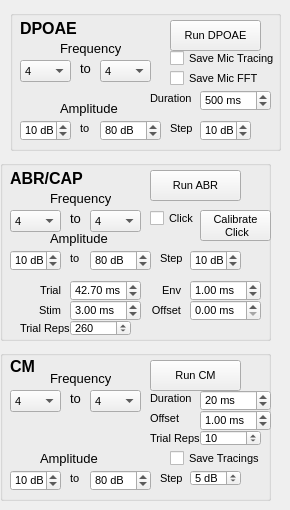
    <widget class="QWidget" name="tab_7">
     <attribute name="title">
      <string>DPOAE / ABR</string>
     </attribute>
     <widget class="QGroupBox" name="DPOAE_groupBox">
      <property name="geometry">
       <rect>
        <x>10</x>
        <y>10</y>
        <width>271</width>
        <height>141</height>
       </rect>
      </property>
      <property name="font">
       <font>
        <pointsize>8</pointsize>
       </font>
      </property>
      <property name="title">
       <string/>
      </property>
      <property name="checkable">
       <bool>false</bool>
      </property>
      <widget class="QLabel" name="label_31">
       <property name="geometry">
        <rect>
         <x>10</x>
         <y>10</y>
         <width>71</width>
         <height>16</height>
        </rect>
       </property>
       <property name="font">
        <font>
         <pointsize>12</pointsize>
         <weight>75</weight>
         <bold>true</bold>
        </font>
       </property>
       <property name="text">
        <string>DPOAE</string>
       </property>
      </widget>
      <widget class="QPushButton" name="runDPOAE_pushButton">
       <property name="geometry">
        <rect>
         <x>160</x>
         <y>10</y>
         <width>91</width>
         <height>31</height>
        </rect>
       </property>
       <property name="text">
        <string>Run DPOAE</string>
       </property>
       <property name="checkable">
        <bool>true</bool>
       </property>
      </widget>
      <widget class="QDoubleSpinBox" name="DPOAE_stimDuration_dblSpinBox">
       <property name="geometry">
        <rect>
         <x>190</x>
         <y>80</y>
         <width>71</width>
         <height>21</height>
        </rect>
       </property>
       <property name="suffix">
        <string> ms</string>
       </property>
       <property name="decimals">
        <number>0</number>
       </property>
       <property name="minimum">
        <double>5.000000000000000</double>
       </property>
       <property name="maximum">
        <double>5000.000000000000000</double>
       </property>
       <property name="value">
        <double>500.000000000000000</double>
       </property>
      </widget>
      <widget class="QLabel" name="label_34">
       <property name="geometry">
        <rect>
         <x>140</x>
         <y>80</y>
         <width>41</width>
         <height>16</height>
        </rect>
       </property>
       <property name="text">
        <string>Duration</string>
       </property>
      </widget>
      <widget class="QComboBox" name="DPOAE_freqLow_comboBox">
       <property name="geometry">
        <rect>
         <x>10</x>
         <y>50</y>
         <width>51</width>
         <height>22</height>
        </rect>
       </property>
       <property name="currentIndex">
        <number>0</number>
       </property>
       <item>
        <property name="text">
         <string>4</string>
        </property>
       </item>
      </widget>
      <widget class="QLabel" name="label_38">
       <property name="geometry">
        <rect>
         <x>50</x>
         <y>30</y>
         <width>61</width>
         <height>16</height>
        </rect>
       </property>
       <property name="font">
        <font>
         <pointsize>10</pointsize>
         <weight>50</weight>
         <bold>false</bold>
        </font>
       </property>
       <property name="text">
        <string>Frequency</string>
       </property>
      </widget>
      <widget class="QComboBox" name="DPOAE_freqHigh_comboBox">
       <property name="geometry">
        <rect>
         <x>90</x>
         <y>50</y>
         <width>51</width>
         <height>22</height>
        </rect>
       </property>
       <property name="currentIndex">
        <number>0</number>
       </property>
       <item>
        <property name="text">
         <string>4</string>
        </property>
       </item>
      </widget>
      <widget class="QLabel" name="label_39">
       <property name="geometry">
        <rect>
         <x>70</x>
         <y>50</y>
         <width>21</width>
         <height>16</height>
        </rect>
       </property>
       <property name="font">
        <font>
         <pointsize>10</pointsize>
         <weight>50</weight>
         <bold>false</bold>
        </font>
       </property>
       <property name="text">
        <string>to</string>
       </property>
      </widget>
      <widget class="QLabel" name="label_40">
       <property name="geometry">
        <rect>
         <x>50</x>
         <y>90</y>
         <width>71</width>
         <height>16</height>
        </rect>
       </property>
       <property name="font">
        <font>
         <pointsize>10</pointsize>
         <weight>50</weight>
         <bold>false</bold>
        </font>
       </property>
       <property name="text">
        <string>Amplitude</string>
       </property>
      </widget>
      <widget class="QSpinBox" name="DPOAE_ampLow_spinBox">
       <property name="geometry">
        <rect>
         <x>10</x>
         <y>110</y>
         <width>51</width>
         <height>21</height>
        </rect>
       </property>
       <property name="suffix">
        <string> dB</string>
       </property>
       <property name="maximum">
        <number>120</number>
       </property>
       <property name="singleStep">
        <number>10</number>
       </property>
       <property name="value">
        <number>10</number>
       </property>
      </widget>
      <widget class="QLabel" name="label_41">
       <property name="geometry">
        <rect>
         <x>70</x>
         <y>110</y>
         <width>21</width>
         <height>16</height>
        </rect>
       </property>
       <property name="text">
        <string>to</string>
       </property>
      </widget>
      <widget class="QSpinBox" name="DPOAE_ampHigh_spinBox">
       <property name="geometry">
        <rect>
         <x>90</x>
         <y>110</y>
         <width>61</width>
         <height>21</height>
        </rect>
       </property>
       <property name="suffix">
        <string> dB</string>
       </property>
       <property name="maximum">
        <number>120</number>
       </property>
       <property name="singleStep">
        <number>10</number>
       </property>
       <property name="value">
        <number>80</number>
       </property>
      </widget>
      <widget class="QSpinBox" name="DPOAE_ampDelta_spinBox">
       <property name="geometry">
        <rect>
         <x>190</x>
         <y>110</y>
         <width>51</width>
         <height>21</height>
        </rect>
       </property>
       <property name="suffix">
        <string> dB</string>
       </property>
       <property name="maximum">
        <number>120</number>
       </property>
       <property name="singleStep">
        <number>5</number>
       </property>
       <property name="value">
        <number>10</number>
       </property>
      </widget>
      <widget class="QLabel" name="label_42">
       <property name="geometry">
        <rect>
         <x>160</x>
         <y>110</y>
         <width>31</width>
         <height>16</height>
        </rect>
       </property>
       <property name="text">
        <string>Step</string>
       </property>
      </widget>
      <widget class="QCheckBox" name="DPOAE_saveMicData_checkBox">
       <property name="geometry">
        <rect>
         <x>160</x>
         <y>40</y>
         <width>111</width>
         <height>17</height>
        </rect>
       </property>
       <property name="text">
        <string>Save Mic Tracing</string>
       </property>
      </widget>
      <widget class="QCheckBox" name="DPOAE_saveMicFFT_checkBox">
       <property name="geometry">
        <rect>
         <x>160</x>
         <y>60</y>
         <width>91</width>
         <height>17</height>
        </rect>
       </property>
       <property name="text">
        <string>Save Mic FFT</string>
       </property>
      </widget>
     </widget>
     <widget class="QGroupBox" name="ABR_groupBox">
      <property name="geometry">
       <rect>
        <x>0</x>
        <y>160</y>
        <width>271</width>
        <height>181</height>
       </rect>
      </property>
      <property name="font">
       <font>
        <pointsize>8</pointsize>
       </font>
      </property>
      <property name="title">
       <string/>
      </property>
      <property name="checkable">
       <bool>false</bool>
      </property>
      <widget class="QLabel" name="label_33">
       <property name="geometry">
        <rect>
         <x>10</x>
         <y>10</y>
         <width>81</width>
         <height>16</height>
        </rect>
       </property>
       <property name="font">
        <font>
         <pointsize>12</pointsize>
         <weight>75</weight>
         <bold>true</bold>
        </font>
       </property>
       <property name="text">
        <string>ABR/CAP</string>
       </property>
      </widget>
      <widget class="QPushButton" name="runABR_pushButton">
       <property name="geometry">
        <rect>
         <x>150</x>
         <y>10</y>
         <width>91</width>
         <height>31</height>
        </rect>
       </property>
       <property name="text">
        <string>Run ABR</string>
       </property>
       <property name="checkable">
        <bool>true</bool>
       </property>
      </widget>
      <widget class="QComboBox" name="ABR_freqLow_comboBox">
       <property name="geometry">
        <rect>
         <x>10</x>
         <y>50</y>
         <width>51</width>
         <height>22</height>
        </rect>
       </property>
       <property name="currentIndex">
        <number>0</number>
       </property>
       <item>
        <property name="text">
         <string>4</string>
        </property>
       </item>
      </widget>
      <widget class="QLabel" name="label_45">
       <property name="geometry">
        <rect>
         <x>50</x>
         <y>30</y>
         <width>61</width>
         <height>16</height>
        </rect>
       </property>
       <property name="font">
        <font>
         <pointsize>10</pointsize>
         <weight>50</weight>
         <bold>false</bold>
        </font>
       </property>
       <property name="text">
        <string>Frequency</string>
       </property>
      </widget>
      <widget class="QComboBox" name="ABR_freqHigh_comboBox">
       <property name="geometry">
        <rect>
         <x>90</x>
         <y>50</y>
         <width>51</width>
         <height>22</height>
        </rect>
       </property>
       <property name="currentIndex">
        <number>0</number>
       </property>
       <item>
        <property name="text">
         <string>4</string>
        </property>
       </item>
      </widget>
      <widget class="QLabel" name="label_46">
       <property name="geometry">
        <rect>
         <x>70</x>
         <y>50</y>
         <width>16</width>
         <height>16</height>
        </rect>
       </property>
       <property name="font">
        <font>
         <pointsize>10</pointsize>
         <weight>50</weight>
         <bold>false</bold>
        </font>
       </property>
       <property name="text">
        <string>to</string>
       </property>
      </widget>
      <widget class="QLabel" name="label_47">
       <property name="geometry">
        <rect>
         <x>50</x>
         <y>70</y>
         <width>71</width>
         <height>16</height>
        </rect>
       </property>
       <property name="font">
        <font>
         <pointsize>10</pointsize>
         <weight>50</weight>
         <bold>false</bold>
        </font>
       </property>
       <property name="text">
        <string>Amplitude</string>
       </property>
      </widget>
      <widget class="QSpinBox" name="ABRampLow_spinBox">
       <property name="geometry">
        <rect>
         <x>10</x>
         <y>90</y>
         <width>51</width>
         <height>21</height>
        </rect>
       </property>
       <property name="suffix">
        <string> dB</string>
       </property>
       <property name="maximum">
        <number>120</number>
       </property>
       <property name="singleStep">
        <number>10</number>
       </property>
       <property name="value">
        <number>10</number>
       </property>
      </widget>
      <widget class="QLabel" name="label_48">
       <property name="geometry">
        <rect>
         <x>70</x>
         <y>90</y>
         <width>21</width>
         <height>16</height>
        </rect>
       </property>
       <property name="text">
        <string>to</string>
       </property>
      </widget>
      <widget class="QSpinBox" name="ABRampHigh_spinBox">
       <property name="geometry">
        <rect>
         <x>90</x>
         <y>90</y>
         <width>61</width>
         <height>21</height>
        </rect>
       </property>
       <property name="suffix">
        <string> dB</string>
       </property>
       <property name="maximum">
        <number>120</number>
       </property>
       <property name="singleStep">
        <number>10</number>
       </property>
       <property name="value">
        <number>80</number>
       </property>
      </widget>
      <widget class="QSpinBox" name="ABRampDelta_spinBox">
       <property name="geometry">
        <rect>
         <x>190</x>
         <y>90</y>
         <width>51</width>
         <height>21</height>
        </rect>
       </property>
       <property name="suffix">
        <string> dB</string>
       </property>
       <property name="maximum">
        <number>120</number>
       </property>
       <property name="singleStep">
        <number>5</number>
       </property>
       <property name="value">
        <number>10</number>
       </property>
      </widget>
      <widget class="QLabel" name="label_49">
       <property name="geometry">
        <rect>
         <x>160</x>
         <y>90</y>
         <width>31</width>
         <height>16</height>
        </rect>
       </property>
       <property name="text">
        <string>Step</string>
       </property>
      </widget>
      <widget class="QDoubleSpinBox" name="ABRtrialDuration_dblSpinBox">
       <property name="geometry">
        <rect>
         <x>70</x>
         <y>120</y>
         <width>71</width>
         <height>21</height>
        </rect>
       </property>
       <property name="suffix">
        <string> ms</string>
       </property>
       <property name="minimum">
        <double>0.010000000000000</double>
       </property>
       <property name="maximum">
        <double>1000.000000000000000</double>
       </property>
       <property name="singleStep">
        <double>0.250000000000000</double>
       </property>
       <property name="value">
        <double>42.700000000000003</double>
       </property>
      </widget>
      <widget class="QLabel" name="label_70">
       <property name="geometry">
        <rect>
         <x>20</x>
         <y>120</y>
         <width>41</width>
         <height>20</height>
        </rect>
       </property>
       <property name="text">
        <string>Trial</string>
       </property>
       <property name="alignment">
        <set>Qt::AlignRight|Qt::AlignTrailing|Qt::AlignVCenter</set>
       </property>
      </widget>
      <widget class="QCheckBox" name="ABR_click_checkBox">
       <property name="geometry">
        <rect>
         <x>150</x>
         <y>50</y>
         <width>51</width>
         <height>17</height>
        </rect>
       </property>
       <property name="text">
        <string>Click</string>
       </property>
      </widget>
      <widget class="QDoubleSpinBox" name="ABRstimDuration_dblSpinBox">
       <property name="geometry">
        <rect>
         <x>70</x>
         <y>140</y>
         <width>71</width>
         <height>21</height>
        </rect>
       </property>
       <property name="suffix">
        <string> ms</string>
       </property>
       <property name="minimum">
        <double>0.010000000000000</double>
       </property>
       <property name="maximum">
        <double>1000.000000000000000</double>
       </property>
       <property name="singleStep">
        <double>0.250000000000000</double>
       </property>
       <property name="value">
        <double>3.000000000000000</double>
       </property>
      </widget>
      <widget class="QLabel" name="label_44">
       <property name="geometry">
        <rect>
         <x>20</x>
         <y>140</y>
         <width>41</width>
         <height>20</height>
        </rect>
       </property>
       <property name="text">
        <string>Stim</string>
       </property>
       <property name="alignment">
        <set>Qt::AlignRight|Qt::AlignTrailing|Qt::AlignVCenter</set>
       </property>
      </widget>
      <widget class="QDoubleSpinBox" name="ABRstimEnvelope_dblSpinBox">
       <property name="geometry">
        <rect>
         <x>190</x>
         <y>120</y>
         <width>71</width>
         <height>21</height>
        </rect>
       </property>
       <property name="suffix">
        <string> ms</string>
       </property>
       <property name="minimum">
        <double>0.010000000000000</double>
       </property>
       <property name="maximum">
        <double>1000.000000000000000</double>
       </property>
       <property name="singleStep">
        <double>0.250000000000000</double>
       </property>
       <property name="value">
        <double>1.000000000000000</double>
       </property>
      </widget>
      <widget class="QLabel" name="label_71">
       <property name="geometry">
        <rect>
         <x>140</x>
         <y>120</y>
         <width>41</width>
         <height>20</height>
        </rect>
       </property>
       <property name="text">
        <string>Env</string>
       </property>
       <property name="alignment">
        <set>Qt::AlignRight|Qt::AlignTrailing|Qt::AlignVCenter</set>
       </property>
      </widget>
      <widget class="QDoubleSpinBox" name="ABRstimOffset_dblSpinBox">
       <property name="geometry">
        <rect>
         <x>190</x>
         <y>140</y>
         <width>71</width>
         <height>21</height>
        </rect>
       </property>
       <property name="suffix">
        <string> ms</string>
       </property>
       <property name="minimum">
        <double>0.000000000000000</double>
       </property>
       <property name="maximum">
        <double>1000.000000000000000</double>
       </property>
       <property name="singleStep">
        <double>0.250000000000000</double>
       </property>
       <property name="value">
        <double>0.000000000000000</double>
       </property>
      </widget>
      <widget class="QLabel" name="label_72">
       <property name="geometry">
        <rect>
         <x>140</x>
         <y>140</y>
         <width>41</width>
         <height>20</height>
        </rect>
       </property>
       <property name="text">
        <string>Offset</string>
       </property>
       <property name="alignment">
        <set>Qt::AlignRight|Qt::AlignTrailing|Qt::AlignVCenter</set>
       </property>
      </widget>
      <widget class="QSpinBox" name="ABRtrialReps_spinBox">
       <property name="geometry">
        <rect>
         <x>70</x>
         <y>160</y>
         <width>61</width>
         <height>16</height>
        </rect>
       </property>
       <property name="suffix">
        <string/>
       </property>
       <property name="minimum">
        <number>1</number>
       </property>
       <property name="maximum">
        <number>500</number>
       </property>
       <property name="singleStep">
        <number>20</number>
       </property>
       <property name="value">
        <number>260</number>
       </property>
      </widget>
      <widget class="QLabel" name="label_43">
       <property name="geometry">
        <rect>
         <x>20</x>
         <y>160</y>
         <width>51</width>
         <height>16</height>
        </rect>
       </property>
       <property name="text">
        <string>Trial Reps</string>
       </property>
      </widget>
      <widget class="QPushButton" name="ABR_calClick_pushButton">
       <property name="geometry">
        <rect>
         <x>200</x>
         <y>50</y>
         <width>71</width>
         <height>31</height>
        </rect>
       </property>
       <property name="text">
        <string>Calibrate
 Click</string>
       </property>
       <property name="checkable">
        <bool>false</bool>
       </property>
      </widget>
     </widget>
     <widget class="QGroupBox" name="CM_groupBox">
      <property name="geometry">
       <rect>
        <x>0</x>
        <y>350</y>
        <width>271</width>
        <height>151</height>
       </rect>
      </property>
      <property name="font">
       <font>
        <pointsize>8</pointsize>
       </font>
      </property>
      <property name="title">
       <string/>
      </property>
      <property name="checkable">
       <bool>false</bool>
      </property>
      <widget class="QLabel" name="label_10">
       <property name="geometry">
        <rect>
         <x>10</x>
         <y>10</y>
         <width>47</width>
         <height>13</height>
        </rect>
       </property>
       <property name="font">
        <font>
         <pointsize>12</pointsize>
         <weight>75</weight>
         <bold>true</bold>
        </font>
       </property>
       <property name="text">
        <string>CM</string>
       </property>
      </widget>
      <widget class="QPushButton" name="runCM_pushButton">
       <property name="geometry">
        <rect>
         <x>150</x>
         <y>10</y>
         <width>91</width>
         <height>31</height>
        </rect>
       </property>
       <property name="text">
        <string>Run CM</string>
       </property>
       <property name="checkable">
        <bool>true</bool>
       </property>
      </widget>
      <widget class="QLabel" name="label_13">
       <property name="geometry">
        <rect>
         <x>150</x>
         <y>80</y>
         <width>51</width>
         <height>16</height>
        </rect>
       </property>
       <property name="text">
        <string>Trial Reps</string>
       </property>
      </widget>
      <widget class="QDoubleSpinBox" name="CMstimDuration_dblSpinBox">
       <property name="geometry">
        <rect>
         <x>200</x>
         <y>40</y>
         <width>71</width>
         <height>21</height>
        </rect>
       </property>
       <property name="suffix">
        <string> ms</string>
       </property>
       <property name="decimals">
        <number>0</number>
       </property>
       <property name="minimum">
        <double>5.000000000000000</double>
       </property>
       <property name="maximum">
        <double>500.000000000000000</double>
       </property>
       <property name="value">
        <double>20.000000000000000</double>
       </property>
      </widget>
      <widget class="QLabel" name="label_12">
       <property name="geometry">
        <rect>
         <x>150</x>
         <y>40</y>
         <width>41</width>
         <height>16</height>
        </rect>
       </property>
       <property name="text">
        <string>Duration</string>
       </property>
      </widget>
      <widget class="QSpinBox" name="CMtrialReps_spinBox">
       <property name="geometry">
        <rect>
         <x>200</x>
         <y>80</y>
         <width>61</width>
         <height>16</height>
        </rect>
       </property>
       <property name="suffix">
        <string/>
       </property>
       <property name="minimum">
        <number>1</number>
       </property>
       <property name="maximum">
        <number>500</number>
       </property>
       <property name="singleStep">
        <number>20</number>
       </property>
       <property name="value">
        <number>10</number>
       </property>
      </widget>
      <widget class="QComboBox" name="CM_freqLow_comboBox">
       <property name="geometry">
        <rect>
         <x>10</x>
         <y>40</y>
         <width>51</width>
         <height>22</height>
        </rect>
       </property>
       <property name="currentIndex">
        <number>0</number>
       </property>
       <item>
        <property name="text">
         <string>4</string>
        </property>
       </item>
      </widget>
      <widget class="QLabel" name="label_27">
       <property name="geometry">
        <rect>
         <x>50</x>
         <y>20</y>
         <width>61</width>
         <height>16</height>
        </rect>
       </property>
       <property name="font">
        <font>
         <pointsize>10</pointsize>
         <weight>50</weight>
         <bold>false</bold>
        </font>
       </property>
       <property name="text">
        <string>Frequency</string>
       </property>
      </widget>
      <widget class="QComboBox" name="CM_freqHigh_comboBox">
       <property name="geometry">
        <rect>
         <x>90</x>
         <y>40</y>
         <width>51</width>
         <height>22</height>
        </rect>
       </property>
       <property name="currentIndex">
        <number>0</number>
       </property>
       <item>
        <property name="text">
         <string>4</string>
        </property>
       </item>
      </widget>
      <widget class="QLabel" name="label_30">
       <property name="geometry">
        <rect>
         <x>70</x>
         <y>40</y>
         <width>16</width>
         <height>16</height>
        </rect>
       </property>
       <property name="font">
        <font>
         <pointsize>10</pointsize>
         <weight>50</weight>
         <bold>false</bold>
        </font>
       </property>
       <property name="text">
        <string>to</string>
       </property>
      </widget>
      <widget class="QLabel" name="label_25">
       <property name="geometry">
        <rect>
         <x>40</x>
         <y>100</y>
         <width>71</width>
         <height>16</height>
        </rect>
       </property>
       <property name="font">
        <font>
         <pointsize>10</pointsize>
         <weight>50</weight>
         <bold>false</bold>
        </font>
       </property>
       <property name="text">
        <string>Amplitude</string>
       </property>
      </widget>
      <widget class="QSpinBox" name="CMampLow_spinBox">
       <property name="geometry">
        <rect>
         <x>10</x>
         <y>120</y>
         <width>51</width>
         <height>21</height>
        </rect>
       </property>
       <property name="suffix">
        <string> dB</string>
       </property>
       <property name="maximum">
        <number>120</number>
       </property>
       <property name="singleStep">
        <number>10</number>
       </property>
       <property name="value">
        <number>10</number>
       </property>
      </widget>
      <widget class="QLabel" name="label_9">
       <property name="geometry">
        <rect>
         <x>70</x>
         <y>120</y>
         <width>21</width>
         <height>16</height>
        </rect>
       </property>
       <property name="text">
        <string>to</string>
       </property>
      </widget>
      <widget class="QSpinBox" name="CMampHigh_spinBox">
       <property name="geometry">
        <rect>
         <x>90</x>
         <y>120</y>
         <width>61</width>
         <height>21</height>
        </rect>
       </property>
       <property name="suffix">
        <string> dB</string>
       </property>
       <property name="maximum">
        <number>120</number>
       </property>
       <property name="singleStep">
        <number>10</number>
       </property>
       <property name="value">
        <number>80</number>
       </property>
      </widget>
      <widget class="QSpinBox" name="CMampDelta_spinBox">
       <property name="geometry">
        <rect>
         <x>190</x>
         <y>120</y>
         <width>51</width>
         <height>16</height>
        </rect>
       </property>
       <property name="suffix">
        <string> dB</string>
       </property>
       <property name="maximum">
        <number>120</number>
       </property>
       <property name="singleStep">
        <number>5</number>
       </property>
       <property name="value">
        <number>5</number>
       </property>
      </widget>
      <widget class="QLabel" name="label_11">
       <property name="geometry">
        <rect>
         <x>160</x>
         <y>120</y>
         <width>31</width>
         <height>16</height>
        </rect>
       </property>
       <property name="text">
        <string>Step</string>
       </property>
      </widget>
      <widget class="QCheckBox" name="CM_saveTracings_checkBox">
       <property name="geometry">
        <rect>
         <x>170</x>
         <y>100</y>
         <width>91</width>
         <height>17</height>
        </rect>
       </property>
       <property name="text">
        <string>Save Tracings</string>
       </property>
      </widget>
      <widget class="QDoubleSpinBox" name="CMstimOffset_dblSpinBox">
       <property name="geometry">
        <rect>
         <x>200</x>
         <y>60</y>
         <width>71</width>
         <height>21</height>
        </rect>
       </property>
       <property name="suffix">
        <string> ms</string>
       </property>
       <property name="decimals">
        <number>2</number>
       </property>
       <property name="minimum">
        <double>0.000000000000000</double>
       </property>
       <property name="maximum">
        <double>500.000000000000000</double>
       </property>
       <property name="value">
        <double>1.000000000000000</double>
       </property>
      </widget>
      <widget class="QLabel" name="label_74">
       <property name="geometry">
        <rect>
         <x>150</x>
         <y>60</y>
         <width>41</width>
         <height>16</height>
        </rect>
       </property>
       <property name="text">
        <string>Offset</string>
       </property>
      </widget>
     </widget>
    </widget>
